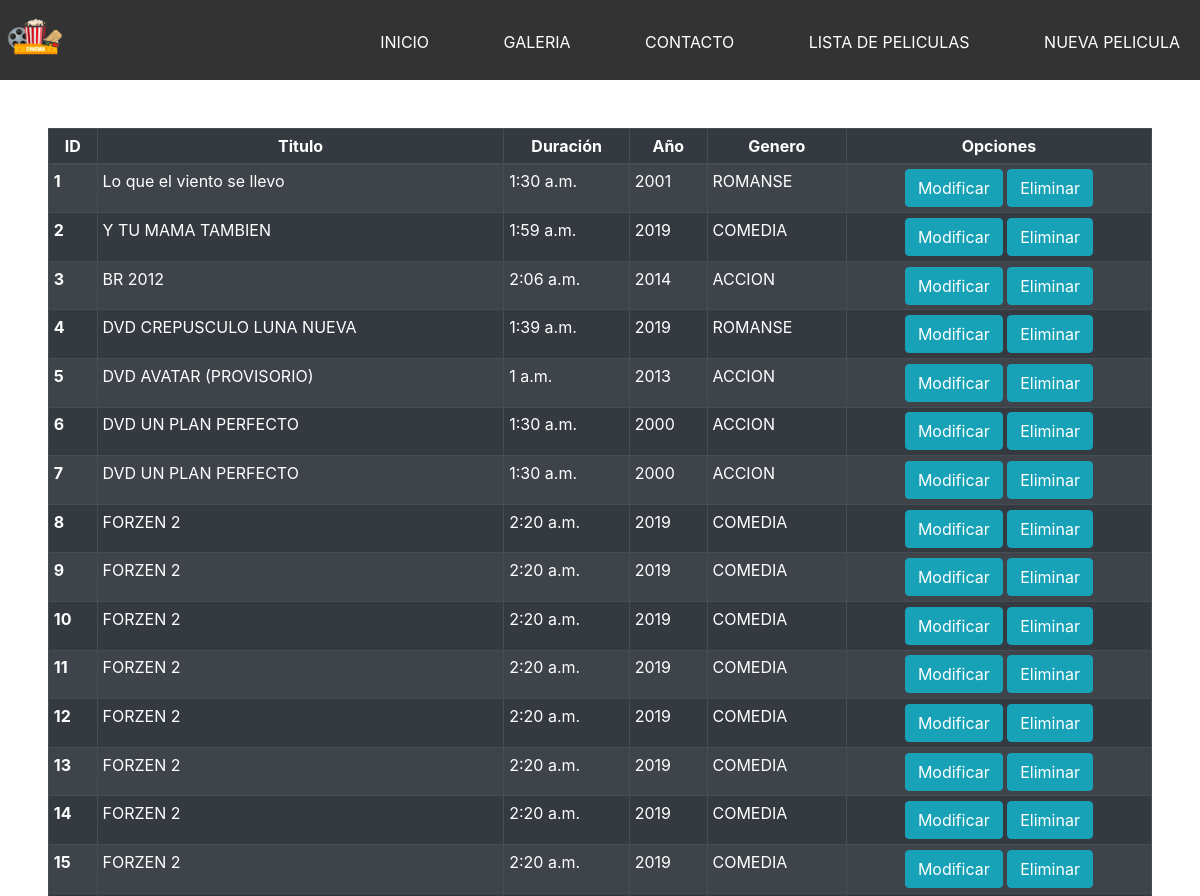
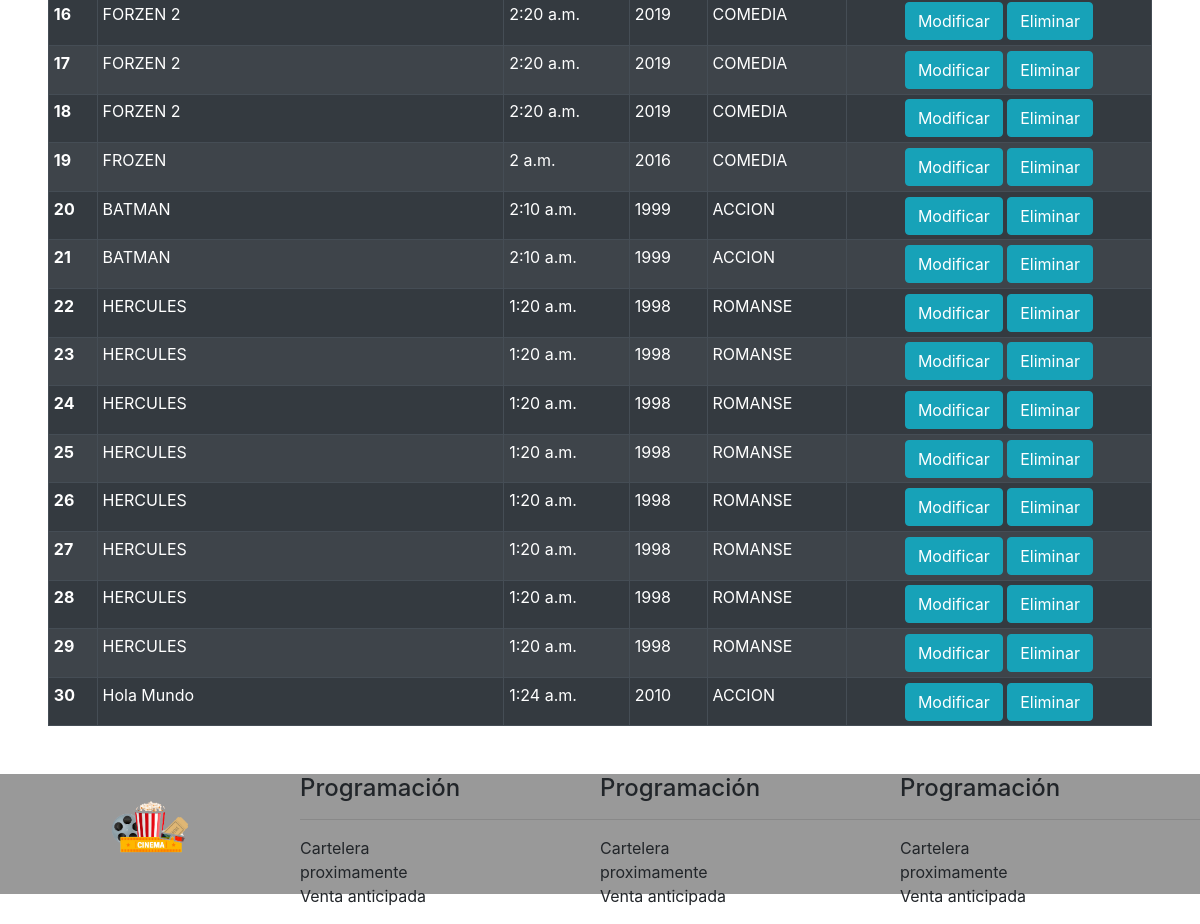
The page /list_peli on the database as committed earlier (2 pictures, top to bottom).
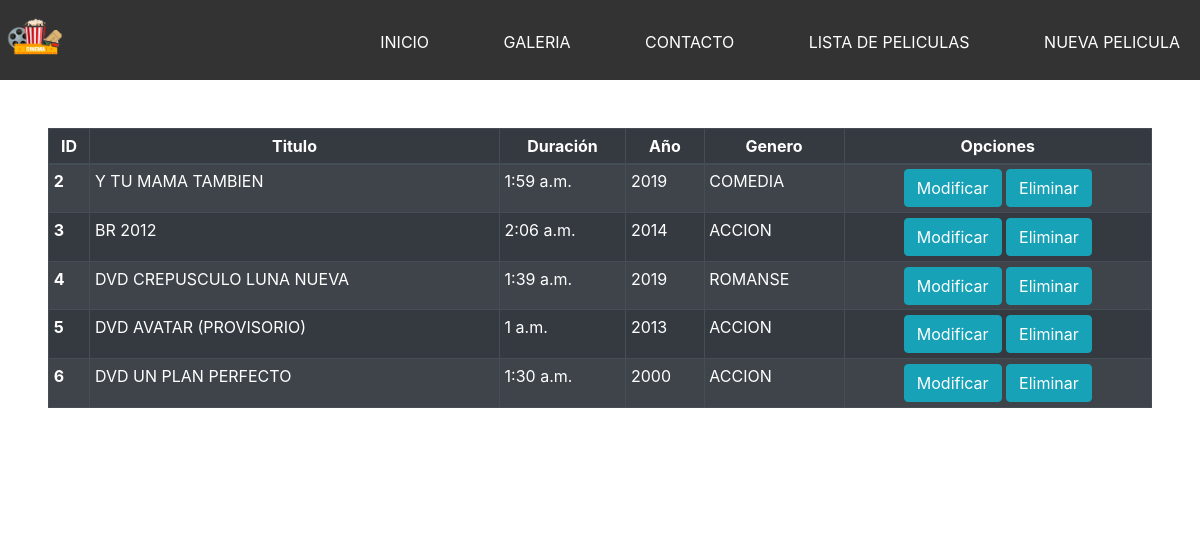
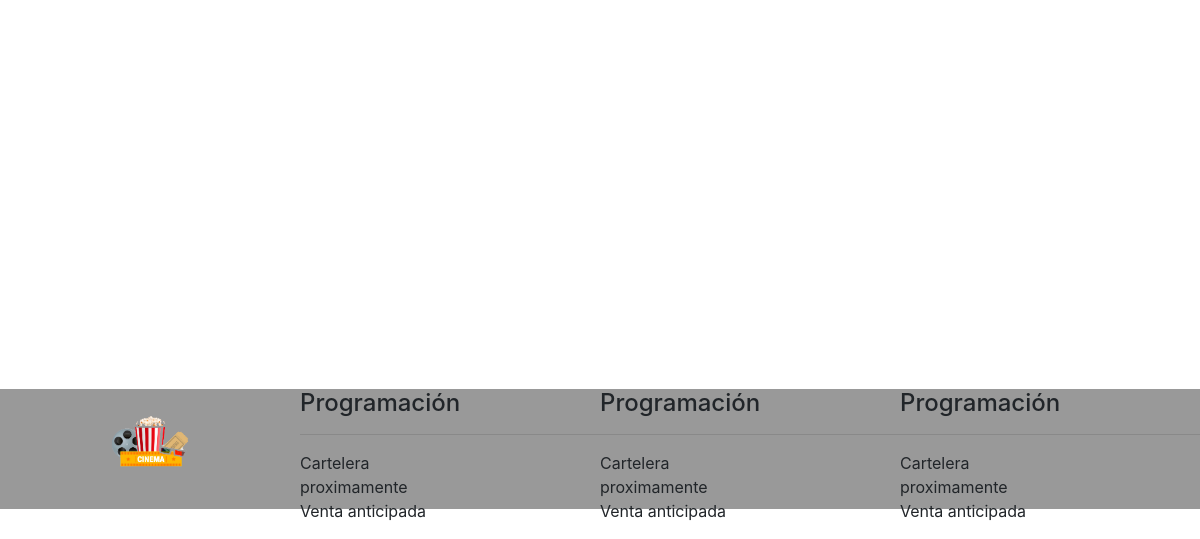
The same page on the database as committed later (2 pictures, top to bottom).
### pelisapp/models.py (models this page shows, shortened)
class Peliculas(models.Model):
    titulo = models.CharField(max_length=200,verbose_name="NOMBRE DE LA PELICULA")
    duracion = models.TimeField(verbose_name="DURACIÓN")
    anio = models.IntegerField(verbose_name="AÑO")
    genero = models.ForeignKey(generos, on_delete=models.CASCADE,verbose_name="GENERO")

class generos(models.Model):
    genero=models.CharField(max_length=80,verbose_name="GENERO")
    def __str__(self):
        return self.genero

### pelisapp/views.py (the view)
# urls.py: path('list_peli', list_peli, name="list_peli"),
def list_peli(request):
    pelicula = Peliculas.objects.all()
    dato = {
        'Peliculas': pelicula
        }
    return render(request,"pelisapp/Lista_Pelis.html", dato)

### pelisapp/templates/pelisapp/Lista_Pelis.html (shortened to what this page needs)
{% extends 'pelisapp/base.html' %}
{% load static %}
{% block contenido %}
<div class="bg-dark m-5">
    <table id="dtDynamicVerticalScrollExample" class="table table-striped table-bordered table-sm table table-hover table-dark" cellspacing="0" width="100%">
        <thead>
            <tr class="text-center">
                <th class="th-sm" scope="col">ID
                </th>
                <th class="th-sm" scope="col">Titulo
                </th>
                <th class="th-sm" scope="col">Duración
                </th>
                <th class="th-sm" scope="col">Año
                </th>
                <th class="th-sm" scope="col">Genero
                </th>
                <th class="th-sm" scope="col">Opciones
                </th>
            </tr>
        </thead>
        <tbody>
            {% for p in Peliculas %}
            <tr>
                <th scope="row"> {{ p.id }} </th>
                <td>{{ p.titulo }}</td>
                <td>{{ p.duracion }}</td>
                <td>{{ p.anio }}</td>
                <td>{{ p.genero }}</td>
                <td class="text-center">
                    <a href="{% url 'actualiza' p.id %}">
                        <span class="btn btn-info">
                        Modificar
                        </span>
                    </a>
                    <a href="#" onclick="confirElimina({{p.id}})">
                        <span class="btn btn-info">
                        Eliminar
                        </span>
                    </a>
                </td>
            </tr>
            {% endfor %}
        </tbody>
    </table>
</div>
{% endblock %}

### pelisapp/templates/pelisapp/base.html (shortened to what this page needs)
<!DOCTYPE html>
<html lang="es">
<head>
{% load static %}
    <link rel="stylesheet" href="{% static 'pelisapp/css/estilos.css' %}">
    <link rel="stylesheet" href="{% static 'pelisapp/css/bootstrap.min.css' %}">
</head>
<body>
    <header>
        <img src="{%static 'pelisapp/img/logo.png'%}" alt="Logo" class="logo">
        <nav>
                <ul>
                        <li>
                            <a href="{%url 'home' %}">INICIO</a>
                        </li>
                        <li>
                            <a href="{%url 'galeria' %}">GALERIA</a>
                        </li>
                        <li>
                            <a href="{%url 'contacto' %}">CONTACTO</a>
                        </li>
                         <li>
                            <a href="{%url 'list_peli' %}">LISTA DE PELICULAS</a>
                        </li>
                        <li>
                            <a href="{%url 'nva_peli' %}">NUEVA PELICULA</a>
                        </li>
        </nav>
    </header>
    <div id="principal">
{% block contenido %}
{% endblock %}
    </div>
    <footer class="hide_on_mobile">
        <div>
            <img src="{% static 'pelisapp/img/logo.png'%}" alt="logo" class="logo_footer">
        </div>
        <div>
            <h4>Programación</h4>
            <hr>
            <ul>
                <li>Cartelera</li>
                <li>proximamente</li>
                <li>Venta anticipada</li>
            </ul>
        </div>
        <div>
                <h4>Programación</h4>
                <hr>
                <ul>
                    <li>Cartelera</li>
                    <li>proximamente</li>
                    <li>Venta anticipada</li>
                </ul>
        </div>
        <div>
                <h4>Programación</h4>
                <hr>
                <ul>
                    <li>Cartelera</li>
                    <li>proximamente</li>
                    <li>Venta anticipada</li>
                </ul>
        </div>
    </footer>
</body>
</html>

### pelisapp/static/pelisapp/css/estilos.css (style rules this page uses)
* { margin: 0; padding: 0; }
body { background-color: rgb(219, 219, 219); font-family: fantasy; }
header { width: 100%; height: 80px; background-color: #333; transition: all 0.5s; }
#principal { width: 100%; min-height: 100vh; height: auto; }
footer { width: 100%; height: 120px; background-color: #999; }
nav { width: auto; float: right; }
nav>ul>li { display: inline-block; margin-left: 30px; padding: 30px 20px; transition: all 0.5s; }
nav>ul>li>a { color: white; text-decoration: none; }
.logo { width: 70px; }
footer>div { width: 25%; float: left; }
footer li { list-style: none; }
.logo_footer { width: 100px; margin: auto; display: block; }
.hide_on_mobile { display: block; }
.btn { padding: 5px; border: 2px solid silver; border-radius: 15px; }

Rows that differ between the two databases and show on the page:
removed Peliculas: id "1", titulo "Lo que el viento se llevo", duracion "1:30 a.m.", anio "2001", genero "ROMANSE"
removed Peliculas: id "7", titulo "DVD UN PLAN PERFECTO", duracion "1:30 a.m.", anio "2000", genero "ACCION"
removed Peliculas: id "8", titulo "FORZEN 2", duracion "2:20 a.m.", anio "2019", genero "COMEDIA"
removed Peliculas: id "9", titulo "FORZEN 2", duracion "2:20 a.m.", anio "2019", genero "COMEDIA"
removed Peliculas: id "10", titulo "FORZEN 2", duracion "2:20 a.m.", anio "2019", genero "COMEDIA"
removed Peliculas: id "11", titulo "FORZEN 2", duracion "2:20 a.m.", anio "2019", genero "COMEDIA"
removed Peliculas: id "12", titulo "FORZEN 2", duracion "2:20 a.m.", anio "2019", genero "COMEDIA"
removed Peliculas: id "13", titulo "FORZEN 2", duracion "2:20 a.m.", anio "2019", genero "COMEDIA"
removed Peliculas: id "14", titulo "FORZEN 2", duracion "2:20 a.m.", anio "2019", genero "COMEDIA"
removed Peliculas: id "15", titulo "FORZEN 2", duracion "2:20 a.m.", anio "2019", genero "COMEDIA"
removed Peliculas: id "16", titulo "FORZEN 2", duracion "2:20 a.m.", anio "2019", genero "COMEDIA"
removed Peliculas: id "17", titulo "FORZEN 2", duracion "2:20 a.m.", anio "2019", genero "COMEDIA"
removed Peliculas: id "18", titulo "FORZEN 2", duracion "2:20 a.m.", anio "2019", genero "COMEDIA"
removed Peliculas: id "19", titulo "FROZEN", duracion "2 a.m.", anio "2016", genero "COMEDIA"
removed Peliculas: id "20", titulo "BATMAN", duracion "2:10 a.m.", anio "1999", genero "ACCION"
removed Peliculas: id "21", titulo "BATMAN", duracion "2:10 a.m.", anio "1999", genero "ACCION"
removed Peliculas: id "22", titulo "HERCULES", duracion "1:20 a.m.", anio "1998", genero "ROMANSE"
removed Peliculas: id "23", titulo "HERCULES", duracion "1:20 a.m.", anio "1998", genero "ROMANSE"
removed Peliculas: id "24", titulo "HERCULES", duracion "1:20 a.m.", anio "1998", genero "ROMANSE"
removed Peliculas: id "25", titulo "HERCULES", duracion "1:20 a.m.", anio "1998", genero "ROMANSE"
removed Peliculas: id "26", titulo "HERCULES", duracion "1:20 a.m.", anio "1998", genero "ROMANSE"
removed Peliculas: id "27", titulo "HERCULES", duracion "1:20 a.m.", anio "1998", genero "ROMANSE"
removed Peliculas: id "28", titulo "HERCULES", duracion "1:20 a.m.", anio "1998", genero "ROMANSE"
removed Peliculas: id "29", titulo "HERCULES", duracion "1:20 a.m.", anio "1998", genero "ROMANSE"
removed Peliculas: id "30", titulo "Hola Mundo", duracion "1:24 a.m.", anio "2010", genero "ACCION"
